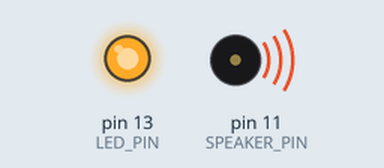
Recording of a sketch running on a simulated Arduino Uno, built with avr-gcc and run on an emulated ATmega328P. On the bench: output pins drawn as LEDs (lit = HIGH), buzzer (waves = sounding). Random numbers use the default seed unless the sketch sets one.

Above: at 0.11 s.
At 47.33 s:
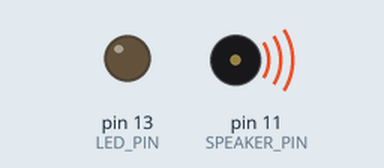
Timing chart, 0 to 47.6 s (numbered marks = the images above):
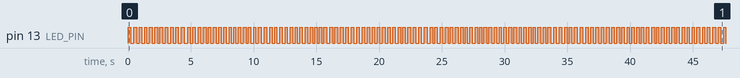

The sketch:

Rainy_Noise.ino
```cpp
#define SAMPLE_RATE 22050
#define LED_PIN     13
#define LED_PORT    PORTB
#define LED_BIT     5
#define SPEAKER_PIN 11

uint8_t out;
int16_t lp1, lp2, bp2, lowns, sah, rndm, lfrt;


ISR(TIMER1_COMPA_vect) {

    rndm = rand();

    if (lfrt-- == 0) {
      lfrt = (rndm & 511) + 1023;
      sah = rndm;
      LED_PORT ^= 1 << LED_BIT;
    }

    bp2 = (sah/5 - bp2/32 - lp2) / 2 + bp2;
    lp2 = bp2/2 + lp2;
  //    lp2 = bp2/2 + lp2 + sah;
    lowns += (rndm-lowns) / 5  + (rndm / 40);
    lp1 += (rndm/8 - lp1)  /  9;

    out = 128 + ((lp1 + bp2/3 + lowns/20) / 64);

    OCR2A = 0xff & out;

}

void startPlayback()
{
    pinMode(SPEAKER_PIN, OUTPUT);
    pinMode(LED_PIN, OUTPUT);

    // Use internal clock (datasheet p.160)
    ASSR &= ~(_BV(EXCLK) | _BV(AS2));

    // Set fast PWM mode  (p.157)
    TCCR2A |= _BV(WGM21) | _BV(WGM20);
    TCCR2B &= ~_BV(WGM22);

    // Do non-inverting PWM on pin OC2A (p.155)
    // On the Arduino this is pin 11.
    TCCR2A = (TCCR2A | _BV(COM2A1)) & ~_BV(COM2A0);
    TCCR2A &= ~(_BV(COM2B1) | _BV(COM2B0));
    // No prescaler (p.158)
    TCCR2B = (TCCR2B & ~(_BV(CS12) | _BV(CS11))) | _BV(CS10);

    // Set initial pulse width to the first sample.
    OCR2A = 0;

    // Set up Timer 1 to send a sample every interrupt.
    cli();

    // Set CTC mode (Clear Timer on Compare Match) (p.133)
    // Have to set OCR1A *after*, otherwise it gets reset to 0!
    TCCR1B = (TCCR1B & ~_BV(WGM13)) | _BV(WGM12);
    TCCR1A = TCCR1A & ~(_BV(WGM11) | _BV(WGM10));

    // No prescaler (p.134)
    TCCR1B = (TCCR1B & ~(_BV(CS12) | _BV(CS11))) | _BV(CS10);

    // Set the compare register (OCR1A).
    // OCR1A is a 16-bit register, so we have to do this with
    // interrupts disabled to be safe.
    OCR1A = F_CPU / SAMPLE_RATE;    // 16e6 / 8000 = 2000

    // Enable interrupt when TCNT1 == OCR1A (p.136)
    TIMSK1 |= _BV(OCIE1A);

    sei();
}

void stopPlayback()
{
    // Disable playback per-sample interrupt.
    TIMSK1 &= ~_BV(OCIE1A);

    // Disable the per-sample timer completely.
    TCCR1B &= ~_BV(CS10);

    // Disable the PWM timer.
    TCCR2B &= ~_BV(CS10);

    digitalWrite(SPEAKER_PIN, LOW);
}


void setup() {

    startPlayback();

}

void loop() {

}
```

Measured:
- by itself, pin 13 (LED_PIN): moves between LOW and HIGH, repeating every 36.6 s
- by itself, everything shown: repeats every 36.6 s, in 180 steps
